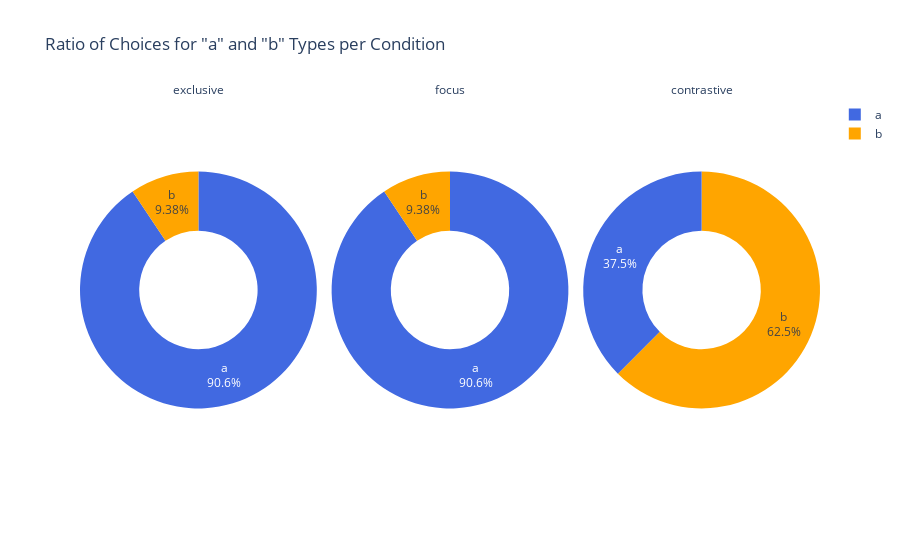

Here is the notebook cell this chart was saved with:
### Code cell
import plotly.express as px

# Prepare data for donut chart: one donut per condition, split by chosen_type
donut_data = []
for cond in type_counts.index:
    for chosen_type in type_counts.columns:
        count = type_counts.loc[cond, chosen_type]
        donut_data.append({
            'condition': cond,
            'chosen_type': chosen_type if pd.notnull(chosen_type) else 'None',
            'count': count
        })

donut_df = pd.DataFrame(donut_data)

# Filter out 'practice' and 'attention-check' conditions before plotting
exclude_conditions = ['practice', 'attention-check']
plot_conditions = [c for c in type_counts.index if c not in exclude_conditions]
filtered_donut_df = donut_df[donut_df['condition'].isin(plot_conditions)]

fig = px.pie(
    filtered_donut_df,
    names='chosen_type',
    values='count',
    color='chosen_type',
    facet_col='condition',
    hole=0.5,
    title='Ratio of Choices for "a" and "b" Types per Condition',
    color_discrete_map={'a': 'royalblue', 'b': 'orange', 'None': 'lightgray'}
)
fig.update_traces(textinfo='percent+label')
fig.for_each_annotation(lambda a: a.update(text=a.text.split("=")[-1]))
fig.show()

### Figure 1 — Plotly figure (JSON) as saved in the notebook; plotly's stock layout.template omitted (floating-point values rounded to 4 significant figures)
{"data": [{"customdata": [["a"], ["b"]], "domain": {"x": [0, 0.32], "y": [0, 1]}, "hole": 0.5, "hovertemplate": "condition=exclusive<br>chosen_type=%{customdata[0]}<br>count=%{value}<extra></extra>", "labels": ["a", "b"], "legendgroup": "", "marker": {"colors": ["royalblue", "orange"]}, "name": "", "showlegend": true, "textinfo": "percent+label", "type": "pie", "values": [87, 9]}, {"customdata": [["a"], ["b"]], "domain": {"x": [0.34, 0.66], "y": [0, 1]}, "hole": 0.5, "hovertemplate": "condition=focus<br>chosen_type=%{customdata[0]}<br>count=%{value}<extra></extra>", "labels": ["a", "b"], "legendgroup": "", "marker": {"colors": ["royalblue", "orange"]}, "name": "", "showlegend": true, "textinfo": "percent+label", "type": "pie", "values": [87, 9]}, {"customdata": [["a"], ["b"]], "domain": {"x": [0.68, 1.0], "y": [0, 1]}, "hole": 0.5, "hovertemplate": "condition=contrastive<br>chosen_type=%{customdata[0]}<br>count=%{value}<extra></extra>", "labels": ["a", "b"], "legendgroup": "", "marker": {"colors": ["royalblue", "orange"]}, "name": "", "showlegend": true, "textinfo": "percent+label", "type": "pie", "values": [36, 60]}], "layout": {"annotations": [{"font": {}, "showarrow": false, "text": "exclusive", "x": 0.16, "xanchor": "center", "xref": "paper", "y": 1, "yanchor": "bottom", "yref": "paper"}, {"font": {}, "showarrow": false, "text": "focus", "x": 0.5, "xanchor": "center", "xref": "paper", "y": 1, "yanchor": "bottom", "yref": "paper"}, {"font": {}, "showarrow": false, "text": "contrastive", "x": 0.84, "xanchor": "center", "xref": "paper", "y": 1, "yanchor": "bottom", "yref": "paper"}], "legend": {"tracegroupgap": 0}, "title": {"text": "Ratio of Choices for \"a\" and \"b\" Types per Condition"}}}
